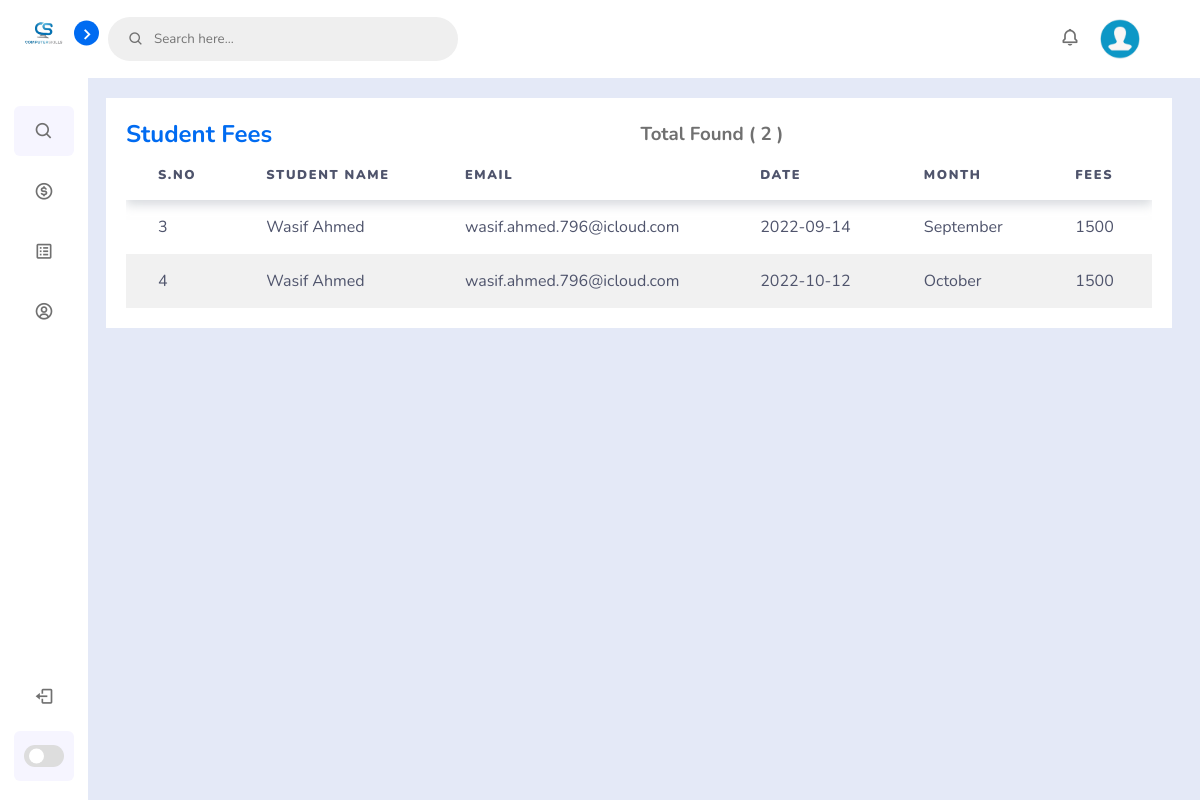
Page /studentsPanel/fees.php (signed in) on the committed database.
### tables this page shows
CREATE TABLE `students` (
  `id` int(11) NOT NULL,
  `reg_no` varchar(255) NOT NULL,
  `student_name` varchar(255) NOT NULL,
  `email` varchar(255) NOT NULL,
  `password` varchar(255) NOT NULL,
  `paper_password` varchar(255) NOT NULL,
  `sir_name` varchar(255) NOT NULL,
  `gender` varchar(255) NOT NULL,
  `course` varchar(255) NOT NULL,
  `status` varchar(255) NOT NULL,
  `image` varchar(255) NOT NULL,
  `date_time` varchar(255) NOT NULL DEFAULT current_timestamp()
);

CREATE TABLE `fees` (
  `id` int(11) NOT NULL,
  `user_id` varchar(255) NOT NULL,
  `student_name` varchar(255) NOT NULL,
  `email` varchar(255) NOT NULL,
  `date` varchar(255) NOT NULL,
  `month` varchar(255) NOT NULL,
  `fees` varchar(255) NOT NULL
);

### studentsPanel/fees.php (the view, shortened to what this page needs)
<?php
include_once('header.php');
$id = $_SESSION['USER_ID'];
$sql = "SELECT * FROM `fees` WHERE `user_id` = '$id'";
$result = mysqli_query($con, $sql);
$num = mysqli_num_rows($result);
?>
<div class="container">
    <div class="student-list">
        <div class="fees-btn">
            <h1>Student Fees</h1>
            <h3 style="color: var(--text-color)">Total Found ( <?php echo $num ?> )</h3>
        </div>
        <table>
            <thead>
                <tr>
                    <th>S.no</th>
                    <th>Student Name</th>
                    <th>Email</th>
                    <th>Date</th>
                    <th>Month</th>
                    <th>Fees</th>
                </tr>
            </thead>
            <tbody>
                <?php while($row = mysqli_fetch_assoc($result)) { ?>
                <tr>
                    <td><?php echo $row['id']?></td>
                    <td><?php echo $row['student_name']?></td>
                    <td><?php echo $row['email']?></td>
                    <td><?php echo $row['date']?></td>
                    <td><?php echo $row['month']?></td>
                    <td><?php echo $row['fees']?></td>
                </tr>
                <?php }
                ?>
            </tbody>
        </table>
    </div>
</div>
<?php
include('footer.php');
?>

### studentsPanel/header.php (shortened to what this page needs)
<?php
require 'partially/db.php';
$id = $_SESSION['USER_ID'];
$sql = "SELECT * FROM `students` WHERE id = '$id'";
$result = mysqli_query($con, $sql);
$row = mysqli_fetch_assoc($result);
?>
<!DOCTYPE html>
<html lang="en">
<head>
    <link href='https://unpkg.com/boxicons@2.1.1/css/boxicons.min.css' rel='stylesheet'>
    <link rel="stylesheet" href="../css/style.css">
</head>
<body>
    <nav class="sidebar close">
        <header>
            <div class="image-text">
                <span class="image">
                    <img src="../img/use/logo.png" alt="">
                </span>
            </div>
            <i class='bx bx-chevron-right toggle'></i>
        </header>
        <div class="menu-bar">
            <div class="menu">
                <li class="search-box">
                    <i class='bx bx-search icon'></i>
                </li>
                <ul class="menu-links">
                    <li class="nav-link">
                        <a href="fees.php">
                            <i class='bx bx-dollar-circle icon'></i>
                        </a>
                    </li>
                    <li class="nav-link">
                        <a href="admin_login.php">
                            <i class='bx bx-spreadsheet icon'></i>
                        </a>
                    </li>
                    <li class="nav-link">
                        <a href="profile.php">
                            <i class='bx bx-user-circle icon'></i>
                        </a>
                    </li>
                </ul>
            </div>
            <div class="bottom-content">
                <li class="">
                    <a href="partially/logout.php">
                        <i class='bx bx-log-out icon'></i>
                    </a>
                </li>
                <li class="mode">
                    <div class="toggle-switch">
                        <span class="switch"></span>
                    </div>
                </li>
            </div>
        </div>
    </nav>
    <section class="home">
        <div class="home-top">
            <div class="top-search">
                <i class='bx bx-search icon'></i>
                <input type="text" placeholder="Search here...">
            </div>
            <div class="profile-setting">
                <div class="profile-m profile-icon">
                    <a href="">
                        <i class='bx bx-bell icon'></i>
                    </a>
                </div>
                <div class="profile-m profile-image">
                    <a href="profile.php">
                        <img src="../img/<?php echo $row['image'] ?>" alt="image">
                    </a>
                </div>
            </div>
        </div>

### rows in the picture
students: image (picture)
fees: id "3", student_name "Wasif Ahmed", email "wasif.ahmed.796@icloud.com", date "2022-09-14", month "September", fees "1500"
fees: id "4", student_name "Wasif Ahmed", email "wasif.ahmed.796@icloud.com", date "2022-10-12", month "October", fees "1500"

### other values in the picture
$num "2"
